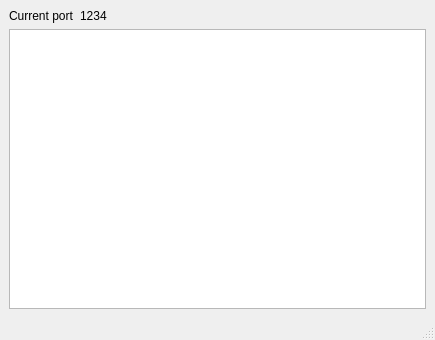
<?xml version="1.0" encoding="UTF-8"?>
<ui version="4.0">
 <class>MainWindow</class>
 <widget class="QMainWindow" name="MainWindow">
  <property name="geometry">
   <rect>
    <x>0</x>
    <y>0</y>
    <width>435</width>
    <height>340</height>
   </rect>
  </property>
  <property name="windowTitle">
   <string>MainWindow</string>
  </property>
  <widget class="QWidget" name="centralwidget">
   <layout class="QFormLayout" name="formLayout">
    <item row="0" column="0">
     <widget class="QLabel" name="label">
      <property name="text">
       <string>Current port</string>
      </property>
     </widget>
    </item>
    <item row="0" column="1">
     <widget class="QLabel" name="label_2">
      <property name="text">
       <string>1234</string>
      </property>
     </widget>
    </item>
    <item row="1" column="0" colspan="2">
     <widget class="QTableWidget" name="tableWidget"/>
    </item>
   </layout>
  </widget>
  <widget class="QMenuBar" name="menubar">
   <property name="geometry">
    <rect>
     <x>0</x>
     <y>0</y>
     <width>435</width>
     <height>20</height>
    </rect>
   </property>
  </widget>
  <widget class="QStatusBar" name="statusbar"/>
 </widget>
 <resources/>
 <connections/>
</ui>
